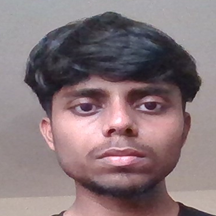
#> input picture images/3.png, 216 x 216 px, given in place of the camera
$ python cctv.py
#> lines starting #> are read from the running program, lines starting #| are printed output that depends on the picture; after the words box and inside, x2 and y2 are one past the last pixel; in counts of white or black regions, pixels touching at a corner belong together
import cv2
import datetime
import matplotlib.pyplot as plt

# Open camera (0 = default webcam, or replace with IP Camera URL)
camera_source = 0  # Change to "rtsp://username:password@ip:port" for CCTV
cap = cv2.VideoCapture(0)

# Video recording setup
recording = False
out = None

# Motion detection setup
ret, prev_frame = cap.read()
#> prev_frame is the input picture: shape (216, 216, 3); mean B, G, R 121.9, 118.1, 135.5
prev_frame_gray = cv2.cvtColor(prev_frame, cv2.COLOR_BGR2GRAY)
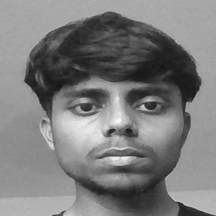
#> prev_frame_gray: shape (216, 216); min 21, max 247, mean 123.7
prev_frame_gray = cv2.GaussianBlur(prev_frame_gray, (21, 21), 0)
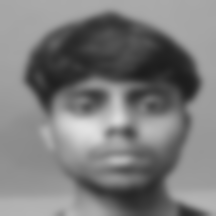
#> prev_frame_gray: shape (216, 216); min 28, max 226, mean 123.8

while cap.isOpened():
    ret, frame = cap.read()
    if not ret:
        break

    # Display Date & Time on video
    timestamp = datetime.datetime.now().strftime("%Y-%m-%d %H:%M:%S")
    cv2.putText(frame, timestamp, (10, 30), cv2.FONT_HERSHEY_SIMPLEX, 0.7, (0, 255, 0), 2)
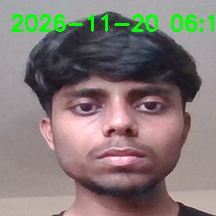
#> frame: shape (216, 216, 3); 2.74% of pixels changed, all inside (x1, y1, x2, y2) = (11, 14, 214, 32)

    # Motion Detection
    gray = cv2.cvtColor(frame, cv2.COLOR_BGR2GRAY)
    gray = cv2.GaussianBlur(gray, (21, 21), 0)
    frame_diff = cv2.absdiff(prev_frame_gray, gray)
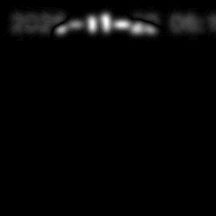
#> frame_diff: shape (216, 216); min 0, max 35, mean 0.8; drawn with min black and max white

    thresh = cv2.threshold(frame_diff, 30, 255, cv2.THRESH_BINARY)[1]
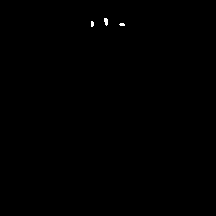
#> thresh: shape (216, 216); 0.12% white; 3 white regions (2 under 20 px), largest, box (x1, y1, x2, y2) and area: (104, 18, 108, 26) 25
    thresh = cv2.dilate(thresh, None, iterations=2)
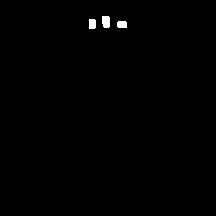
#> thresh: shape (216, 216); 0.48% white; 3 white regions, box (x1, y1, x2, y2) and area: (102, 16, 110, 28) 89, (89, 19, 96, 29) 68, (117, 21, 127, 28) 67
    motion_detected = cv2.countNonZero(thresh) > 1000  # Adjust threshold
#> motion_detected = False

    if motion_detected:
        cv2.putText(frame, "Motion Detected!", (10, 60), cv2.FONT_HERSHEY_SIMPLEX, 0.7, (0, 0, 255), 2)

    prev_frame_gray = gray

    # Start/Stop Recording
    if recording:
        out.write(frame)
        cv2.putText(frame, "Recording...", (10, 90), cv2.FONT_HERSHEY_SIMPLEX, 0.7, (255, 0, 0), 2)

    # Show video feed
    # cv2.imshow("CCTV Feed", frame)
    frame_rgb = cv2.cvtColor(frame, cv2.COLOR_BGR2RGB)
    plt.imshow(frame_rgb)
    plt.axis("off")
    plt.show()

    # Key controls
    key = cv2.waitKey(1) & 0xFF
#> (key q is pressed here)
    if key == ord('q'):  # Quit
        break
    elif key == ord('r'):  # Start/Stop recording
        if not recording:
            fourcc = cv2.VideoWriter_fourcc(*'XVID')
            out = cv2.VideoWriter('cctv_record.avi', fourcc, 20.0, (frame.shape[1], frame.shape[0]))
            recording = True
        else:
            recording = False
            out.release()

# Cleanup
cap.release()
if recording:
    out.release()
cv2.destroyAllWindows()

$ run again, on images/963852.png
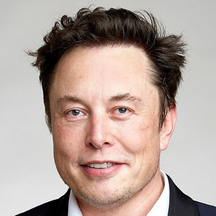
#> input picture images/963852.png, 216 x 216 px, given in place of the camera
#> prev_frame is the input picture: shape (216, 216, 3); mean B, G, R 155.1, 162.7, 179.7
#> frame: shape (216, 216, 3); 2.74% of pixels changed, all inside (x1, y1, x2, y2) = (11, 14, 214, 32)
#> `gray = cv2.GaussianBlur(gray, (21, 21), 0)`:
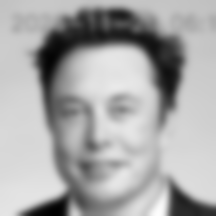
#> gray: shape (216, 216); min 1, max 253, mean 167.1
#> `thresh = cv2.dilate(thresh, None, iterations=2)`:
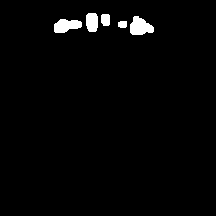
#> thresh: shape (216, 216); 2.1% white; 5 white regions, box (x1, y1, x2, y2) and area: (130, 16, 154, 35) 319, (54, 19, 82, 33) 284, (86, 13, 98, 32) 206, (101, 14, 110, 26) 100, (118, 21, 127, 28) 58
#> motion_detected = False
